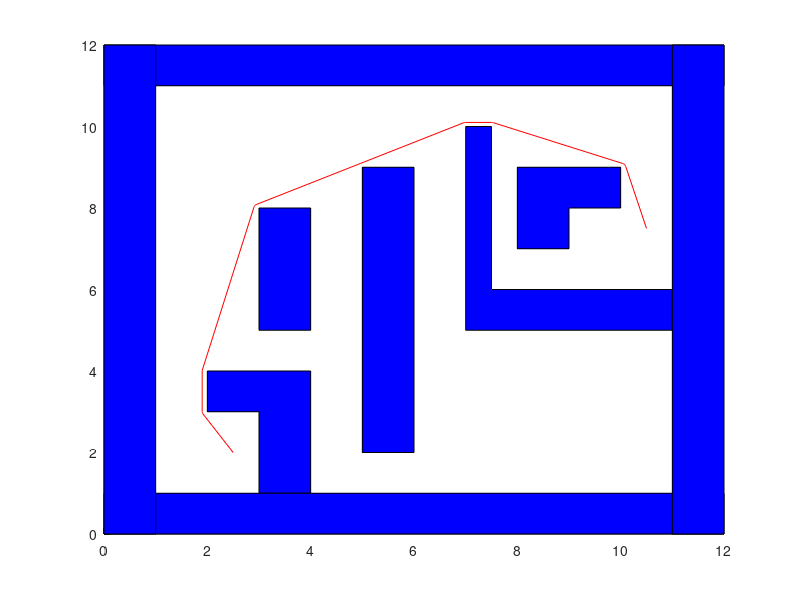

Write MATLAB code to recreate this figure.
axis([0 12 0 12]);
hold on ; 
fichier = fopen('resultat_points.txt', 'r');
str=fgetl(fichier);
if strcmp(str,'DEPART')
    str=fgetl(fichier);
    D= sscanf(str,'%f');
    x=[D(1)];
    y=[D(2)];
end
str=fgetl(fichier);    
while strcmp(str,'OBSTACLE')
    str=fgetl(fichier);
    O=sscanf(str,'%f');
    X=[O(1)];
    Y=[O(2)];
    str=fgetl(fichier);
    str=fgetl(fichier);
    while strcmp(str,'FIN_OBSTACLE')==0 & strcmp(str,'ARRIVEE')==0 & strcmp(str,'OBSTACLE')==0  
        O=sscanf(str,'%f');
        X=[X,O(1)];
        Y=[Y,O(2)];
        str=fgetl(fichier);
        str=fgetl(fichier);
    end
    %fill(X,Y,'green');
    x=[x,X];
    y=[y,Y];
    clear X;
    clear Y;
end

if strcmp(str,'ARRIVEE')
    str=fgetl(fichier);
    A = sscanf(str,'%f');
    x=[x,A(1)];
    y=[y,A(2)];
end
fichier = fopen('coordonnees.txt', 'r');
str=fgetl(fichier);
if strcmp(str,'DEPART')
    str=fgetl(fichier);
    D= sscanf(str,'%f');
    x1=[D(1)];
    y1=[D(2)];
end
str=fgetl(fichier);    
while strcmp(str,'OBSTACLE')
    str=fgetl(fichier);
    O1=sscanf(str,'%f');
    X1=[O1(1)];
    Y1=[O1(2)];
    str=fgetl(fichier);
    str=fgetl(fichier);
    while strcmp(str,'FIN_OBSTACLE')==0 & strcmp(str,'ARRIVEE')==0 & strcmp(str,'OBSTACLE')==0  
        O1=sscanf(str,'%f');
        X1=[X1,O1(1)];
        Y1=[Y1,O1(2)];
        str=fgetl(fichier);
        str=fgetl(fichier);
    end
    fill(X1,Y1,'blue');
    x1=[x1,X1];
    y1=[y1,Y1];
    clear X1;
    clear Y1;
end

if strcmp(str,'ARRIVEE')
    str=fgetl(fichier);
    A = sscanf(str,'%f');
    x1=[x1,A(1)];
    y1=[y1,A(2)];
end


fichier = fopen('dijkstra.txt', 'r');
str=fgetl(fichier);
p=sscanf(str,'%f');
p=p';
p=p+1;

%Ax=fgetl()
%X1=[0,0,2,2,1,1];%pour dresser le polygone 1
%Y1=[4,0,0,1,1,4];
%X2=[3,4,4,3];%pour dresser le polygone 2
%Y2=[1,1,3,3];
%pour la planification 
%y=[4,Y1,Y2,2];
%p=[0,0,0,2,6,6,1,6,7,6,6,9];
%p=p+1;
n=length(p);
%fill(X1,Y1,'red');
%fill(X2,Y2,'red');
while (p(n)~=1)
   plot([x(p(n)),x(n)],[y(p(n)),y(n)],'red');
   n=p(n);
end
plot([x(p(n)),x(n)],[y(p(n)),y(n)],'r-');
hold off;  

